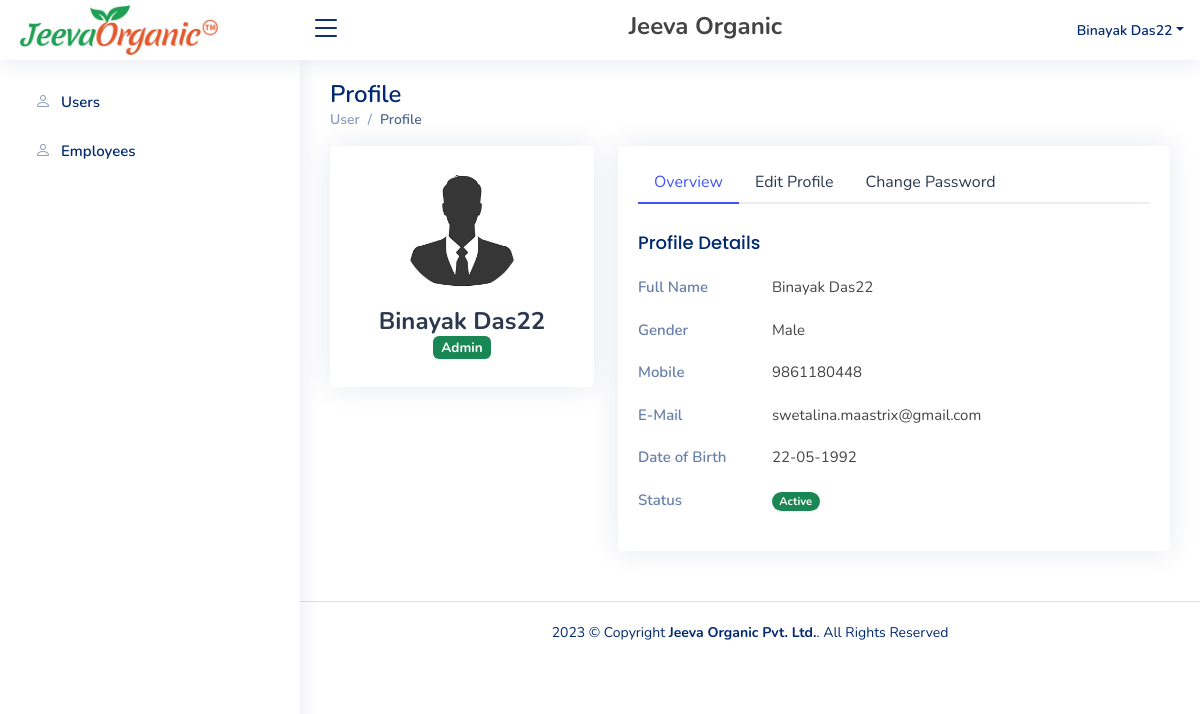
/users-profile.php (signed in), run on the app's committed database.
### tables this page shows
CREATE TABLE IF NOT EXISTS `tbl_users` (
  `id` int(11) NOT NULL AUTO_INCREMENT,
  `username` varchar(256) DEFAULT NULL,
  `password` varchar(255) DEFAULT NULL,
  `fullname` varchar(255) DEFAULT NULL,
  `gender` varchar(255) DEFAULT NULL,
  `email` varchar(255) DEFAULT NULL,
  `mobile` varchar(255) DEFAULT NULL,
  `prof_pic` varchar(255) DEFAULT NULL,
  `dob` varchar(255) DEFAULT NULL,
  `role_type` varchar(255) DEFAULT NULL,
  `status` varchar(255) DEFAULT NULL,
  `created_at` varchar(255) DEFAULT NULL,
  `last_login_time` varchar(255) DEFAULT NULL,
  PRIMARY KEY (`id`)
);

### session.php (called while the page is built, shortened)
<?php
   $myusername = $_SESSION['login_user'];
?>

### users-profile.php (the view, shortened to what this page needs)
<?php
include("header.php");
include("sidebar.php");
?>
<main id="main" class="main">
  <div class="pagetitle">
    <h1>Profile</h1>
    <nav>
      <ol class="breadcrumb">
        <li class="breadcrumb-item"><a href="#">User</a></li>
        <li class="breadcrumb-item active">Profile</li>
      </ol>
    </nav>
  </div>
  <section class="section profile">
    <div class="row">
      <div class="col-xl-4">
        <div class="card">
          <div class="card-body profile-card pt-4 d-flex flex-column align-items-center">
            <div class="image_area">
              <form method="post">
                <label for="upload_image">
                  <?php
                  $profile_pic = $row['prof_pic'];
                  if (empty($profile_pic)) {
                    $profile_pic = "upload/default.png";
                  }
                  ?>
                  <img src="<?php echo $profile_pic; ?>" id="uploaded_image" class="img-responsive rounded-circle" />
                </label>
              </form>
            </div>
            <h2><?php echo $row['fullname']; ?></h2>
            <h3><span class="badge bg-success"><?php echo $row['role_type']; ?></span></h3>
          </div>
        </div>
      </div>
      <div class="col-xl-8">
        <div class="card">
          <div class="card-body pt-3">
            <ul class="nav nav-tabs nav-tabs-bordered">
              <li class="nav-item">
                <button class="nav-link active" data-bs-toggle="tab" data-bs-target="#profile-overview">Overview</button>
              </li>
              <li class="nav-item">
                <button class="nav-link" data-bs-toggle="tab" data-bs-target="#profile-edit">Edit Profile</button>
              </li>
              <li class="nav-item">
                <button class="nav-link" data-bs-toggle="tab" data-bs-target="#profile-change-password">Change Password</button>
              </li>
            </ul>
            <div class="tab-content pt-2">
              <div class="tab-pane fade show active profile-overview" id="profile-overview">
                <h5 class="card-title">Profile Details</h5>
                <div class="row">
                  <div class="col-lg-3 col-md-4 label ">Full Name</div>
                  <div class="col-lg-9 col-md-8"><?php echo $row['fullname']; ?></div>
                </div>
                <div class="row">
                  <div class="col-lg-3 col-md-4 label">Gender</div>
                  <div class="col-lg-9 col-md-8"><?php echo $row['gender']; ?></div>
                </div>
                <div class="row">
                  <div class="col-lg-3 col-md-4 label">Mobile</div>
                  <div class="col-lg-9 col-md-8"><?php echo $row['mobile']; ?></div>
                </div>
                <div class="row">
                  <div class="col-lg-3 col-md-4 label">E-Mail</div>
                  <div class="col-lg-9 col-md-8"><?php echo $row['email']; ?></div>
                </div>
                <div class="row">
                  <div class="col-lg-3 col-md-4 label">Date of Birth</div>
                  <div class="col-lg-9 col-md-8"><?php echo $row['dob']; ?></div>
                </div>
                <div class="row">
                  <div class="col-lg-3 col-md-4 label">Status</div>
                  <div class="col-lg-9 col-md-8">
                    <?php
                    if ($row['status'] == 'active') {
                      echo '<span class="badge rounded-pill bg-success">Active</span>';
                    } else {
                      echo '<span class="badge rounded-pill bg-danger">In Active</span>';
                    }
                    ?>
                  </div>
                </div>
              </div>
            </div>
          </div>
        </div>
      </div>
    </div>
  </section>
</main>
<?php echo include("footer.php"); ?>
</body>
</html>

### header.php (shortened to what this page needs)
<?php
include("session.php");
include("db_connect.php");
$sql = "SELECT * FROM tbl_users WHERE username = '$myusername'";
$result = mysqli_query($conn, $sql);
$row = mysqli_fetch_array($result, MYSQLI_ASSOC);
?>
<!DOCTYPE html>
<html lang="en">
<head>
  <link href="https://cdnjs.cloudflare.com/ajax/libs/font-awesome/5.15.0/css/all.min.css" rel="stylesheet">
  <link href="assets/vendor/bootstrap/css/bootstrap.min.css" rel="stylesheet">
  <link href="assets/vendor/bootstrap-icons/bootstrap-icons.css" rel="stylesheet">
  <link href="assets/vendor/boxicons/css/boxicons.min.css" rel="stylesheet">
  <link href="assets/vendor/quill/quill.snow.css" rel="stylesheet">
  <link href="assets/vendor/quill/quill.bubble.css" rel="stylesheet">
  <link href="assets/vendor/remixicon/remixicon.css" rel="stylesheet">
  <link href="assets/css/style.css" rel="stylesheet">
  <link rel="stylesheet" href="https://unpkg.com/dropzone/dist/dropzone.css" />
		<link href="https://unpkg.com/cropperjs/dist/cropper.css" rel="stylesheet"/>
</head>
<body>
  <header id="header" class="header fixed-top d-flex align-items-center">
    <div class="d-flex align-items-center justify-content-between">
      <a href="index.php" class="logo d-flex align-items-center">
        <img src="assets/img/logo.jpg" alt="">
      </a>
      <i class="bi bi-list toggle-sidebar-btn"></i>
    </div>
    <div class="mx-auto"><h4><b>Jeeva Organic</b></h4></div>
<nav class="header-nav d-print-none">
      <ul class="d-flex align-items-center">
        <li class="nav-item dropdown pe-3">
          <a class="nav-link nav-profile d-flex align-items-center pe-0" href="#" data-bs-toggle="dropdown">
            <span class="d-none d-md-block dropdown-toggle ps-2"><?php echo $row['fullname']; ?></span>
          </a>
        </li>
      </ul>
    </nav>
  </header>

### sidebar.php
<aside id="sidebar" class="sidebar">
  <ul class="sidebar-nav" id="sidebar-nav">
    <?php
    if ($_SESSION['login_role'] != "User") {
    ?>
      <li class="nav-item">
        <a class="nav-link collapsed " href="index.php">
          <i class="bi bi-person"></i>
          <span>Users</span>
        </a>
      </li>
    <?php
    }
    ?>
 <li class="nav-item">
        <a class="nav-link collapsed " href="employees.php">
          <i class="bi bi-person"></i>
          <span>Employees</span>
        </a>
      </li>
  </ul>
</aside>

### footer.php (shortened to what this page needs)
<footer id="footer" class="footer d-print-none">
  <div class="copyright">
  <?php echo date("Y"); ?> &copy; Copyright <strong><span>Jeeva Organic Pvt. Ltd.</span></strong>. All Rights Reserved
  </div>
</footer>
<link href='https://cdn.datatables.net/1.11.5/css/jquery.dataTables.min.css' rel='stylesheet' type='text/css'>

### assets/css/style.css (style rules this page uses)
:root { scroll-behavior: smooth; }
body { font-family: "Open Sans", sans-serif; background: #ffffff; color: #444444; }
a { color: #4154f1; text-decoration: none; }
h1, h2, h3, h4, h5, h6 { font-family: "Nunito", sans-serif; }
#main { margin-top: 60px; padding: 20px 30px; transition: all 0.3s; }
.pagetitle { margin-bottom: 10px; }
.pagetitle h1 { font-size: 24px; margin-bottom: 0; font-weight: 600; color: #012970; }
.card { margin-bottom: 30px; border: none; border-radius: 5px; box-shadow: 0px 0 30px rgba(1, 41, 112, 0.1); }
.card-title { padding: 20px 0 15px 0; font-size: 18px; font-weight: 500; color: #012970; font-family: "Poppins", sans-serif; }
.card-body { padding: 0 20px 20px 20px; }
.breadcrumb { font-size: 14px; font-family: "Nunito", sans-serif; color: #899bbd; font-weight: 600; }
.breadcrumb a { color: #899bbd; transition: 0.3s; }
.breadcrumb .breadcrumb-item::before { color: #899bbd; }
.breadcrumb .active { color: #51678f; font-weight: 600; }
.nav-tabs-bordered { border-bottom: 2px solid #ebeef4; }
.nav-tabs-bordered .nav-link { margin-bottom: -2px; border: none; color: #2c384e; }
.nav-tabs-bordered .nav-link.active { background-color: #fff; color: #4154f1; border-bottom: 2px solid #4154f1; }
.logo { line-height: 1; }
@media (min-width: 1200px) { .logo { width: 280px; } }
.logo img { max-height: 50px; margin-right: 6px; }
.header { transition: all 0.5s; z-index: 997; height: 60px; box-shadow: 0px 2px 20px rgba(1, 41, 112, 0.1); background-color: #fff; padding-left: 20px; }
.header .toggle-sidebar-btn { font-size: 32px; padding-left: 10px; cursor: pointer; color: #012970; }
.header-nav ul { list-style: none; }
.header-nav>ul { margin: 0; padding: 0; }
.header-nav .nav-profile { color: #012970; }
.header-nav .nav-profile span { font-size: 14px; font-weight: 600; }
.sidebar { position: fixed; top: 60px; left: 0; bottom: 0; width: 300px; z-index: 996; transition: all 0.3s; padding: 20px; overflow-y: auto; scrollbar-width: thin; scrollbar-color: #aab7cf transparent; box-shadow: 0px 0px 20px rgba(1, 41, 112, 0.1); background-color: #fff; }
@media (min-width: 1200px) { #main, #footer { margin-left: 300px; } }
.sidebar-nav { padding: 0; margin: 0; list-style: none; }
.sidebar-nav li { padding: 0; margin: 0; list-style: none; }
.sidebar-nav .nav-item { margin-bottom: 5px; }
.sidebar-nav .nav-link { display: flex; align-items: center; font-size: 15px; font-weight: 600; color: #4154f1; transition: 0.3; background: #f6f9ff; padding: 10px 15px; border-radius: 4px; }
.sidebar-nav .nav-link i { font-size: 16px; margin-right: 10px; color: #4154f1; }
.sidebar-nav .nav-link.collapsed { color: #012970; background: #fff; }
.sidebar-nav .nav-link.collapsed i { color: #899bbd; }
.profile .profile-card img { max-width: 120px; }
.profile .profile-card h2 { font-size: 24px; font-weight: 700; color: #2c384e; margin: 10px 0 0 0; }
.profile .profile-card h3 { font-size: 18px; }
.profile .profile-overview .row { margin-bottom: 20px; font-size: 15px; }
.profile .profile-overview .card-title { color: #012970; }
.profile .profile-overview .label { font-weight: 600; color: rgba(1, 41, 112, 0.6); }
.footer { padding: 20px 0; font-size: 14px; transition: all 0.3s; border-top: 1px solid #cddfff; }
.footer .copyright { text-align: center; color: #012970; }
.image_area { position: relative; }
img { display: block; max-width: 100%; }
body { font-family: "Nunito", sans-serif; }

### data on the page
tbl_users: fullname "Binayak Das22", role_type "Admin", gender "Male", mobile "9861180448", email "swetalina.maastrix@gmail.com", dob "22-05-1992"
